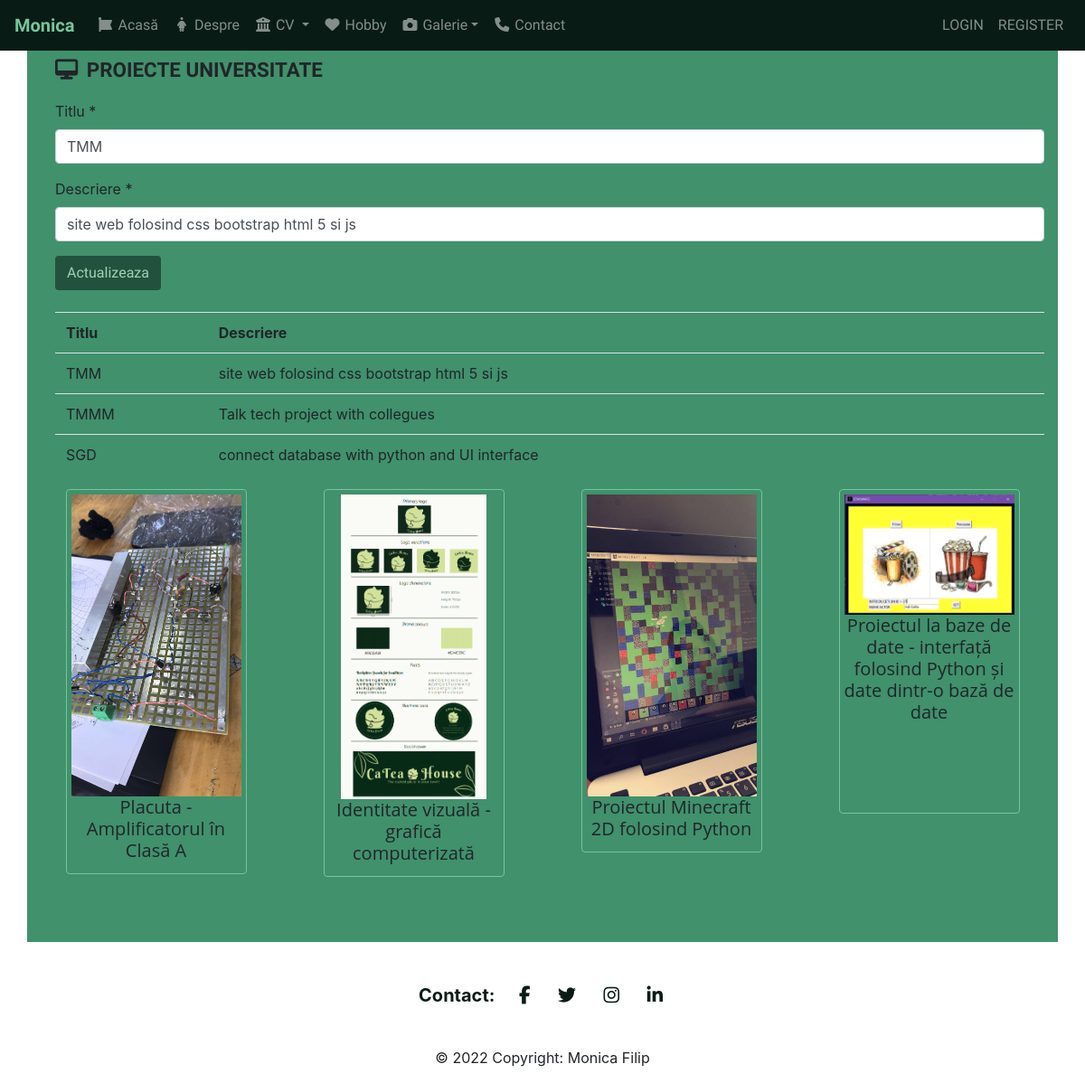
Page /PMM/proiecte.php?editId=1 on the committed database.
### tables this page shows
CREATE TABLE `proiecte_universitate` (
  `id` int(11) NOT NULL,
  `titlu` varchar(100) NOT NULL,
  `descriere` varchar(500) NOT NULL
);

### PMM/proiecte.php (the view, shortened to what this page needs)
<?php
include "config.php";
include "header.php";
?>
<div class="container"  style="background-color:#40916C;">
  <div class="row">
    <div class="col text-md-left ml-3 mt-3">
      <br><br>
      <a class="edu">
        <h4 class="scrisheading pb-1"><i class="fas fa-desktop pr-1"></i> Proiecte universitate</h4>
      </a>
      <table class="table">
        <tr>
          <th>Titlu</th>
          <th>Descriere</th>
          <th></th>
          <th></th>
        </tr>
        <?php
        $editId = @$_GET['editId'];
        if ($editId) {
          $sqlEdit = "SELECT * FROM proiecte_universitate WHERE id = $editId";
          $result = mysqli_query($conn, $sqlEdit) or die(mysql_error());
          $row = mysqli_fetch_assoc($result);
          $id = $row["id"];
          $titlu = $row["titlu"];
          $descriere = $row["descriere"];
        }
        $sql = "SELECT * FROM proiecte_universitate";
        $result = mysqli_query($conn, $sql);
        while($row = mysqli_fetch_assoc($result)) {
          echo "<tr>";
          echo "<td>".$row['titlu']."</td>";
          echo "<td>".$row['descriere']."</td>";
          if (isset($_SESSION["utilizator_logat"]) && ($_SESSION["utilizator_logat"] == 'administrator')) {
            echo "<td><a style= color:#081c15; href='proiecte.php?deleteId=".$row["id"]."'><i class='fa fa-trash'></i></a></td>";
            echo "<td><a style= color:#081c15; href='proiecte.php?editId=".$row["id"]."'><i class='fa fa-edit'></i></a></td>";
          }
          else{
            echo "<td></td><td></td>";
          }
          echo "</tr>";
        }
        ?>
        <?php if(!$editId) {
          if (isset($_SESSION["utilizator_logat"]) && ($_SESSION["utilizator_logat"] == 'administrator')) {?>
            <form name="colectare_date" method="POST" action="<?php echo htmlspecialchars($_SERVER["PHP_SELF"]);?>">
              <input type="hidden" name="id" value="<?php echo @$id;  ?>">
              <div class="mb-3 mt-3">
                <label for="titlu" class="form-label">Titlu *</label>
                <input type="text" class="form-control" id="titlu"  name="titlu" value="<?php echo @$titlu; ?>" required>
              </div>
              <div class="mb-3 mt-3">
                <label for="descriere" class="form-label">Descriere * </label>
                <input type="text" class="form-control" id="descriere"  name="descriere" value="<?php echo @$descriere; ?>" required>
              </div>
              <input type="submit" name="salveaza_info" class="btn btn-default" value="Trimite">
            </form>
          <?php }} else { ?>
            <form name="colectare_date" method="POST" action="<?php echo htmlspecialchars($_SERVER["PHP_SELF"]);?>">
              <div class="mb-3 mt-3">
                <label for="titlu" class="form-label">Titlu *</label>
                <input type="text" class="form-control" id="titlu"  name="titlu" value="<?php echo @$titlu; ?>" required>
              </div>
              <div class="mb-3 mt-3">
                <label for="descriere" class="form-label">Descriere * </label>
                <input type="text" class="form-control" id="descriere"  name="descriere" value="<?php echo @$descriere; ?>" required>
              </div>
              <input type="submit" name="actualizeaza_info" class="btn btn-default" value="Actualizeaza">
              <?php } ?>
            </table>
            </div>
            <div class="container scriscontent" style="text-align:center;">
              <div class="row">
                <div class="col-md-3">
                  <div class="thumbnail imgformat">
                    <img src="./poze/placuta.jpeg"  style="width:100%">
                    <h5><a>Placuta - Amplificatorul în Clasă A</a>  </h5>
                  </div>
                </div>
                <div class="col-md-3">
                  <div class="thumbnail imgformat">
                    <img src="./poze/gc.png" style="width:86%" >
                    <h5><a>Identitate vizuală - grafică computerizată</a>  </h5>
                  </div>
                </div>
                <div class="col-md-3">
                  <div class="thumbnail imgformat">
                    <img src="./poze/minecraft.jpeg" style="width:100%">
                    <h5><a>Proiectul Minecraft 2D folosind Python</a>  </h5>
                  </div>
                </div>
                <div class="col-md-3">
                  <div class="thumbnail imgformat">
                    <img src="./poze/sgd.png" style="width:100%">
                    <h5><a>Proiectul la baze de date - interfață folosind Python și date dintr-o bază de date</a>  </h5><br><br><br>
                  </div>
                </div>
              </div>
            </div><br><br><br>
          </div><br><br><br>
        </div>
        <?php include 'footer.php';?>

### PMM/style.css (style rules this page uses)
.scrisheading { Font-Family: 'Dosis', Serif; display: block; font-size: 1.4em; font-weight: bold; }
.scriscontent { Font-Family: 'Open Sans', Serif; display: block; font-size: 1.2em; }
table { width: 100%; }
.btn { opacity: 0.8; background: #1B4332; color:#b7e4c7; Font-Family: 'Dosis', Serif !important; }
.imgformat { border: 1px solid #74c69d; border-radius: 4px; padding: 5px; width: 300px; max-width: 100%; height: auto; margin: 0 auto; object-fit: cover; }
.edu { color:#081c15; text-align: left; text-transform: uppercase; }
@media (max-width: 1200px) { .imgformat { width: 200px; max-width: 100%; height: auto; } }

### rows in the picture
proiecte_universitate: titlu "TMM", descriere "site web folosind css bootstrap html 5 si js"
proiecte_universitate: titlu "TMMM", descriere "Talk tech project with collegues"
proiecte_universitate: titlu "SGD", descriere "connect database with python and UI interface"
